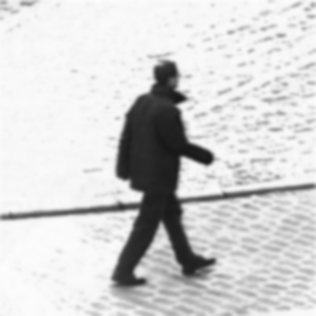
#> input picture cpp/planarcut/examples/pics/walk.ppm, 316 x 316 px
$ python detectborder.py ../cpp/planarcut/examples/pics/walk.ppm
#> lines starting #> are read from the running program, lines starting #| are printed output that depends on the picture; after the words box and inside, x2 and y2 are one past the last pixel; in counts of white or black regions, pixels touching at a corner belong together
import cv2
import numpy as np
import sys

UPKEY=2490368
DOWNKEY=2621440
LEFTKEY=2424832
RIGHTKEY=2555904
AKEY=97
SKEY=115

def key_usage():
	sys.stdout.write('UP to increase array size\n')
	sys.stdout.write('DOWN to decrease array size\n')
	sys.stdout.write('LEFT  RIGHT to change type of MORPH from [RECT ,CROSS,ELLIPSE]\n')
	sys.stdout.write('A  to decrease thresh hold\n')
	sys.stdout.write('S to increase thresh hold\n')
	return


def ShowBorder(infile):
#> called with infile = '../cpp/planarcut/examples/pics/walk.ppm'
	try:
		img = cv2.imread(infile,1)
#> img is the input picture: shape (316, 316, 3); min 23, max 252, mean 210.5
		assert(len(img.shape) >=2)
	except:
		sys.stderr.write('can not open %s as picture\n'%(infile))
		sys.exit(3)
	key_usage()
	elmsize = 3
	typearr = [cv2.MORPH_RECT,cv2.MORPH_CROSS,cv2.MORPH_ELLIPSE]
	typename = ['RECT','CROSS','ELLIPSE']
	typeint = 0
	thrsh = 40
	while True:
		elem = cv2.getStructuringElement(typearr[typeint],(elmsize,elmsize))
		dilate = cv2.dilate(img,elem)
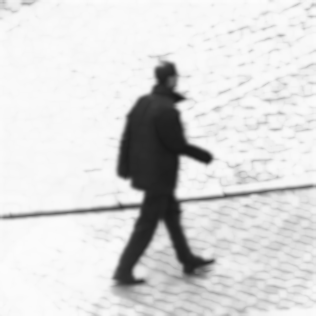
#> dilate: shape (316, 316, 3); min 25, max 252, mean 216.6
		erode = cv2.erode(img,elem)
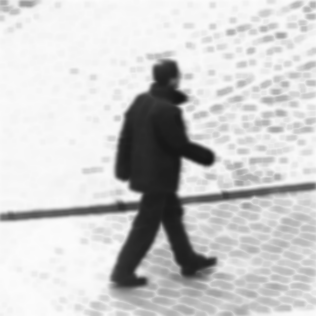
#> erode: shape (316, 316, 3); min 23, max 252, mean 204

		result = cv2.absdiff(dilate,erode)
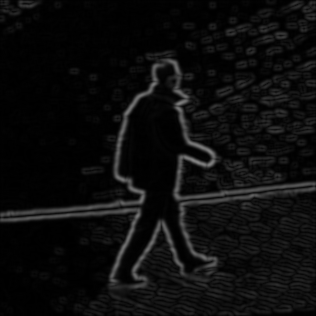
#> result: shape (316, 316, 3); min 0, max 131, mean 12.6
		retval,result = cv2.threshold(result,thrsh,255,cv2.THRESH_BINARY)
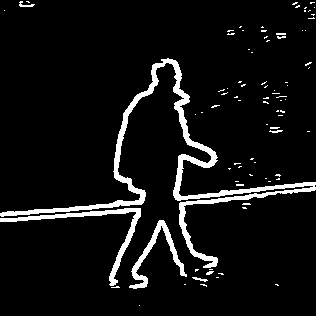
#> result: shape (316, 316, 3); 6.8% white; 84 white regions (76 under 20 px), largest, box (x1, y1, x2, y2) and area: (0, 58, 316, 268) 4385, (0, 208, 141, 286) 1029, (129, 220, 187, 289) 761
#> retval = 40
		result = cv2.bitwise_not(result)
		imgshow = 'img %s %d thrsh %d'%(typename[typeint],elmsize,thrsh)
		cv2.imshow(imgshow,result)
		k = cv2.waitKey(0)
#> (key Esc is pressed here)
		cv2.destroyAllWindows()
		if k not in [UPKEY,RIGHTKEY,LEFTKEY,DOWNKEY,AKEY,SKEY]:
			sys.stdout.write('k %d'%(k))
			break
		if k == UPKEY :
			elmsize += 1
		elif k == DOWNKEY :
			elmsize -= 1
			if elmsize < 1 :
				elmsize = 1
		elif k == LEFTKEY:
			typeint -= 1
			typeint %= len(typearr)
		elif k == RIGHTKEY:
			typeint += 1
			typeint %= len(typearr)
		elif k == AKEY:
			thrsh -= 1
			if thrsh < 0 :
				thrsh = 0
		elif k == SKEY:
			thrsh += 1

	return


def main():
	if len(sys.argv) < 2:
		sys.stderr.write('%s infile to erode'%(sys.argv[0]))
		sys.exit(3)
	ShowBorder(sys.argv[1])

if __name__ == '__main__':
	main()
